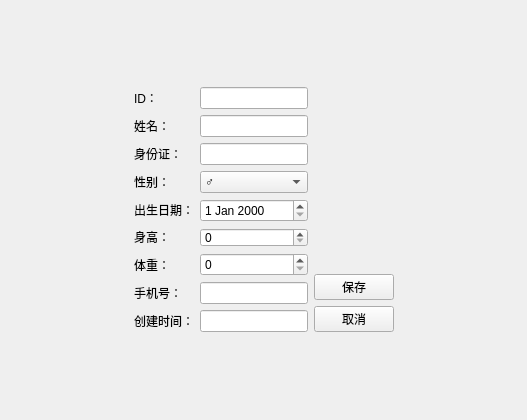
<?xml version="1.0" encoding="UTF-8"?>
<ui version="4.0">
 <class>PatientEditView</class>
 <widget class="QWidget" name="PatientEditView">
  <property name="geometry">
   <rect>
    <x>0</x>
    <y>0</y>
    <width>527</width>
    <height>420</height>
   </rect>
  </property>
  <property name="windowTitle">
   <string>Patient添加</string>
  </property>
  <layout class="QVBoxLayout" name="verticalLayout_4">
   <item>
    <spacer name="verticalSpacer_3">
     <property name="orientation">
      <enum>Qt::Orientation::Vertical</enum>
     </property>
     <property name="sizeHint" stdset="0">
      <size>
       <width>20</width>
       <height>87</height>
      </size>
     </property>
    </spacer>
   </item>
   <item>
    <layout class="QHBoxLayout" name="horizontalLayout_3">
     <item>
      <spacer name="horizontalSpacer">
       <property name="orientation">
        <enum>Qt::Orientation::Horizontal</enum>
       </property>
       <property name="sizeHint" stdset="0">
        <size>
         <width>40</width>
         <height>20</height>
        </size>
       </property>
      </spacer>
     </item>
     <item>
      <layout class="QHBoxLayout" name="horizontalLayout_2">
       <item>
        <layout class="QHBoxLayout" name="horizontalLayout">
         <item>
          <layout class="QVBoxLayout" name="verticalLayout_2">
           <item>
            <widget class="QLabel" name="label">
             <property name="text">
              <string>ID：</string>
             </property>
            </widget>
           </item>
           <item>
            <widget class="QLabel" name="label_2">
             <property name="text">
              <string>姓名：</string>
             </property>
            </widget>
           </item>
           <item>
            <widget class="QLabel" name="label_3">
             <property name="text">
              <string>身份证：</string>
             </property>
            </widget>
           </item>
           <item>
            <widget class="QLabel" name="label_4">
             <property name="text">
              <string>性别：</string>
             </property>
            </widget>
           </item>
           <item>
            <widget class="QLabel" name="label_5">
             <property name="text">
              <string>出生日期：</string>
             </property>
            </widget>
           </item>
           <item>
            <widget class="QLabel" name="label_6">
             <property name="text">
              <string>身高：</string>
             </property>
            </widget>
           </item>
           <item>
            <widget class="QLabel" name="label_7">
             <property name="text">
              <string>体重：</string>
             </property>
            </widget>
           </item>
           <item>
            <widget class="QLabel" name="label_8">
             <property name="text">
              <string>手机号：</string>
             </property>
            </widget>
           </item>
           <item>
            <widget class="QLabel" name="label_9">
             <property name="text">
              <string>创建时间：</string>
             </property>
            </widget>
           </item>
          </layout>
         </item>
         <item>
          <layout class="QVBoxLayout" name="verticalLayout">
           <item>
            <widget class="QLineEdit" name="EditID"/>
           </item>
           <item>
            <widget class="QLineEdit" name="EditName"/>
           </item>
           <item>
            <widget class="QLineEdit" name="EditCard"/>
           </item>
           <item>
            <widget class="QComboBox" name="comboGender">
             <item>
              <property name="text">
               <string>♂</string>
              </property>
             </item>
             <item>
              <property name="text">
               <string>♀</string>
              </property>
             </item>
            </widget>
           </item>
           <item>
            <widget class="QDateEdit" name="dateEdit"/>
           </item>
           <item>
            <widget class="QSpinBox" name="spinH">
             <property name="maximumSize">
              <size>
               <width>131</width>
               <height>19</height>
              </size>
             </property>
             <property name="maximum">
              <number>300</number>
             </property>
            </widget>
           </item>
           <item>
            <widget class="QSpinBox" name="spinW">
             <property name="maximum">
              <number>300</number>
             </property>
            </widget>
           </item>
           <item>
            <widget class="QLineEdit" name="EditPhone"/>
           </item>
           <item>
            <widget class="QLineEdit" name="EditTime"/>
           </item>
          </layout>
         </item>
        </layout>
       </item>
       <item>
        <layout class="QVBoxLayout" name="verticalLayout_3">
         <item>
          <spacer name="verticalSpacer">
           <property name="orientation">
            <enum>Qt::Orientation::Vertical</enum>
           </property>
           <property name="sizeHint" stdset="0">
            <size>
             <width>20</width>
             <height>40</height>
            </size>
           </property>
          </spacer>
         </item>
         <item>
          <widget class="QPushButton" name="btSave">
           <property name="text">
            <string>保存</string>
           </property>
          </widget>
         </item>
         <item>
          <widget class="QPushButton" name="pushButton_2">
           <property name="text">
            <string>取消</string>
           </property>
          </widget>
         </item>
        </layout>
       </item>
      </layout>
     </item>
     <item>
      <spacer name="horizontalSpacer_2">
       <property name="orientation">
        <enum>Qt::Orientation::Horizontal</enum>
       </property>
       <property name="sizeHint" stdset="0">
        <size>
         <width>40</width>
         <height>20</height>
        </size>
       </property>
      </spacer>
     </item>
    </layout>
   </item>
   <item>
    <spacer name="verticalSpacer_2">
     <property name="orientation">
      <enum>Qt::Orientation::Vertical</enum>
     </property>
     <property name="sizeHint" stdset="0">
      <size>
       <width>20</width>
       <height>87</height>
      </size>
     </property>
    </spacer>
   </item>
  </layout>
 </widget>
 <resources/>
 <connections/>
</ui>
